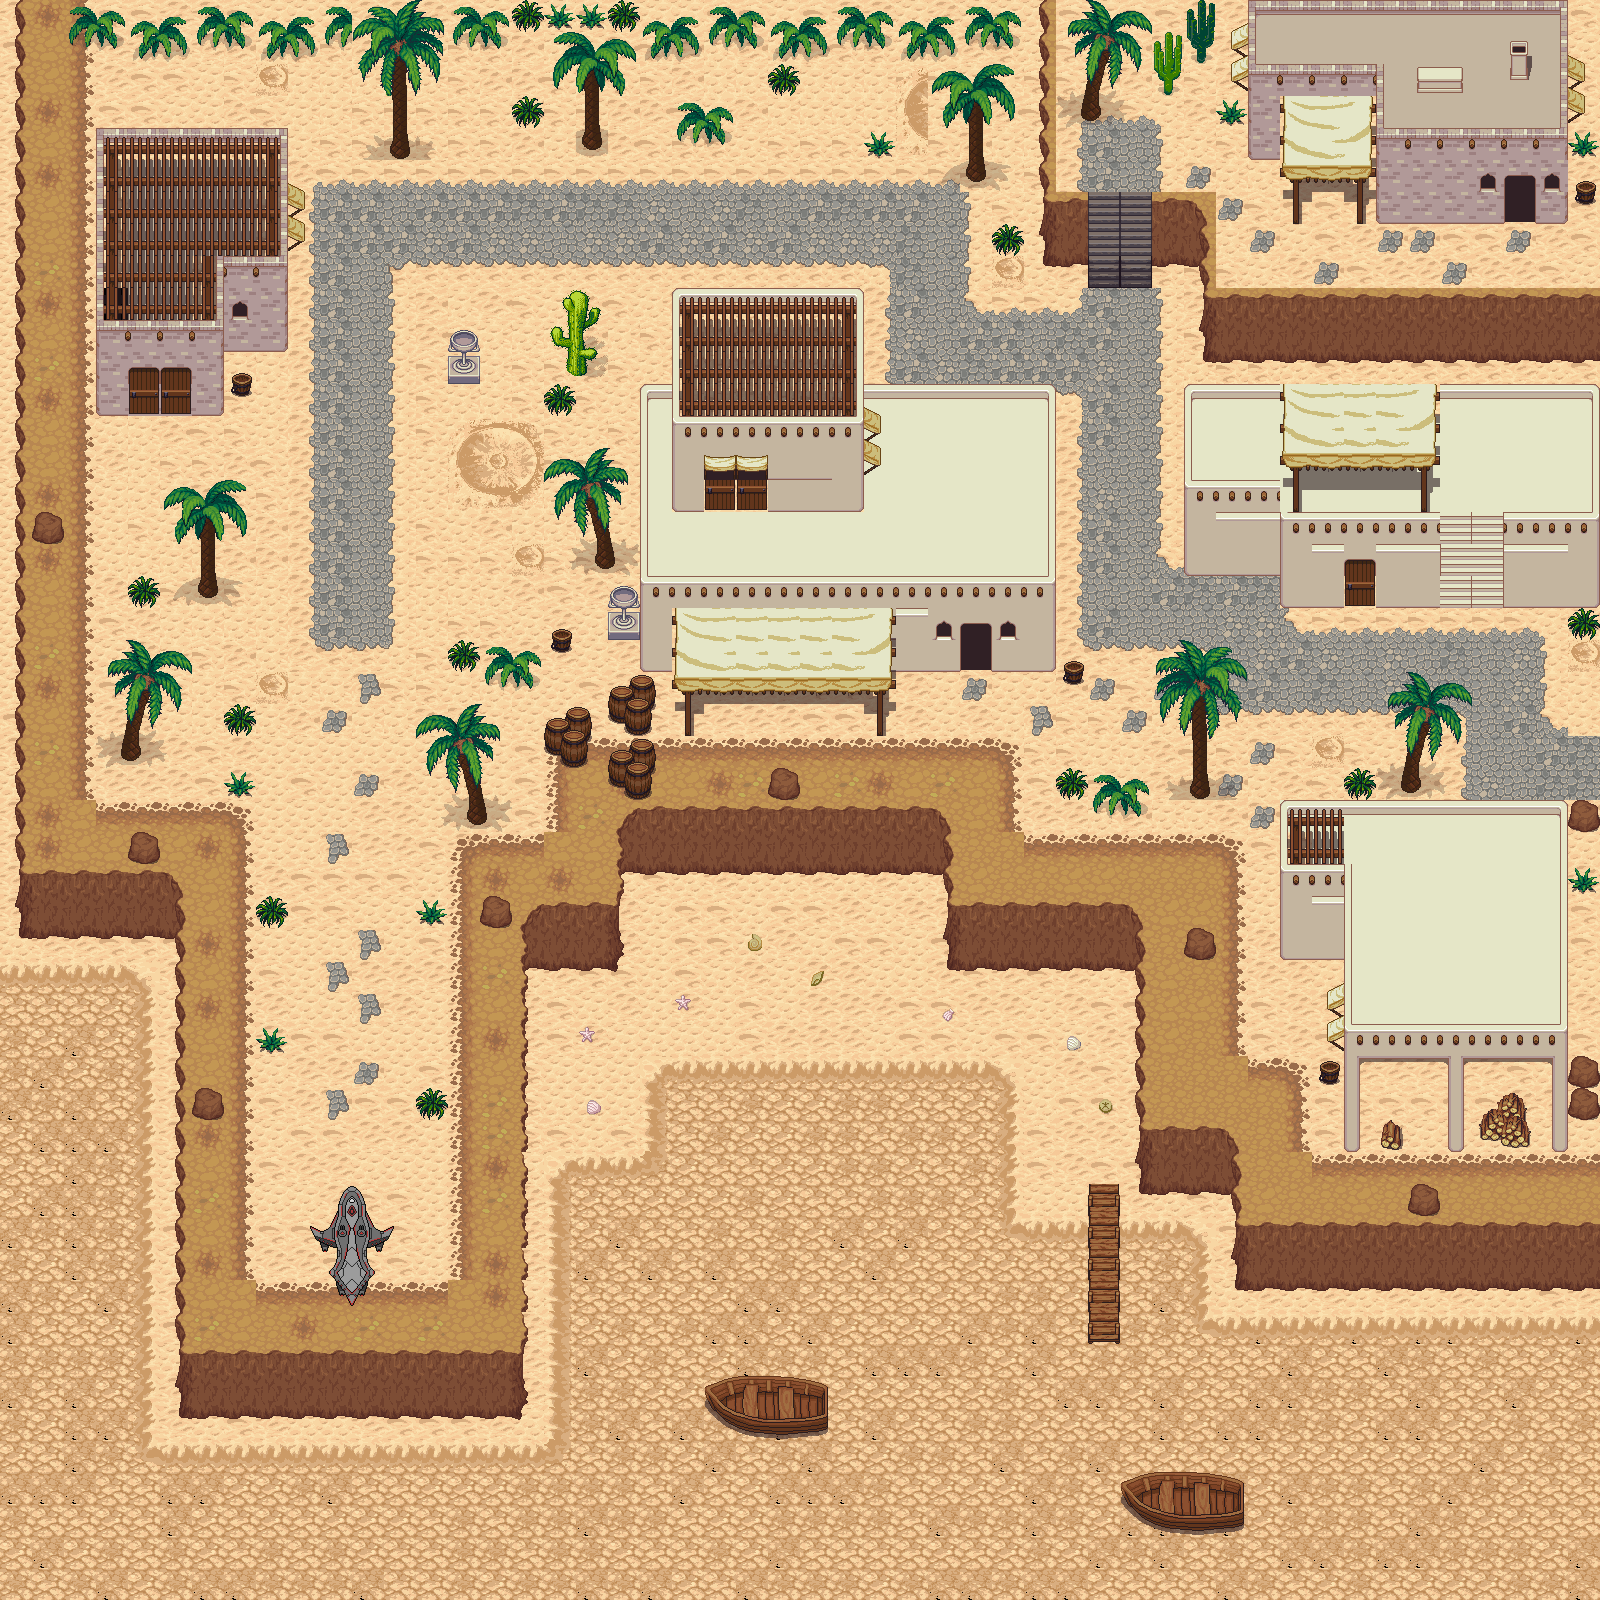

Below is a game level as drawn by its tile map, then a one-line description and the .tmx that defines it (tile-layer data replaced by summaries):
An orthogonal 50x50 tile map with 32x32 px tiles, 4 tile layers (Ground, CollisionLayer, Doors, Tree), 15 tilesets.

<map version="1.2" tiledversion="1.2.2" orientation="orthogonal" renderorder="right-down" width="50" height="50" tilewidth="32" tileheight="32" infinite="0" nextlayerid="11" nextobjectid="1">
 <tileset firstgid="1" source="Resources/Tiles5.tsx" />
 <tileset firstgid="491" source="Resources/variousTerrain.tsx" />
 <tileset firstgid="2539" source="Resources/sandPath.tsx" />
 <tileset firstgid="2548" source="Resources/sandPath2.tsx" />
 <tileset firstgid="2557" source="Resources/beachDesert.tsx" />
 <tileset firstgid="3581" source="Resources/spaceship2.tsx" />
 <tileset firstgid="3582" source="Resources/circularPath.tsx" />
 <tileset firstgid="3583" source="Resources/drySand.tsx" />
 <tileset firstgid="3592" source="Resources/terrain.tsx" />
 <tileset firstgid="4616" source="Resources/transportBridge.tsx" />
 <tileset firstgid="4625" source="Resources/transitionSand.tsx" />
 <tileset firstgid="4634" source="Resources/sandBricks.tsx" />
 <tileset firstgid="5658" source="Resources/beachStructures.tsx" />
 <tileset firstgid="5914" source="Resources/farming_fishing.tsx" />
 <tileset firstgid="6314" source="../HomeWorld/Resources/Tiles5.tsx" />
 <layer id="1" name="Ground" width="50" height="50">
  <data>[2500 cells, 2499 non-empty, 60 distinct tile ids]</data>
 </layer>
 <layer id="9" name="CollisionLayer" width="50" height="50">
  <data>[2500 cells, 2005 non-empty, 2 distinct tile ids]</data>
 </layer>
 <layer id="10" name="Doors" width="50" height="50">
  <data>[2500 cells, 3 non-empty, 2 distinct tile ids]</data>
 </layer>
 <layer id="8" name="Tree" width="50" height="50">
  <data>[2500 cells, 1024 non-empty, 251 distinct tile ids]</data>
 </layer>
</map>
